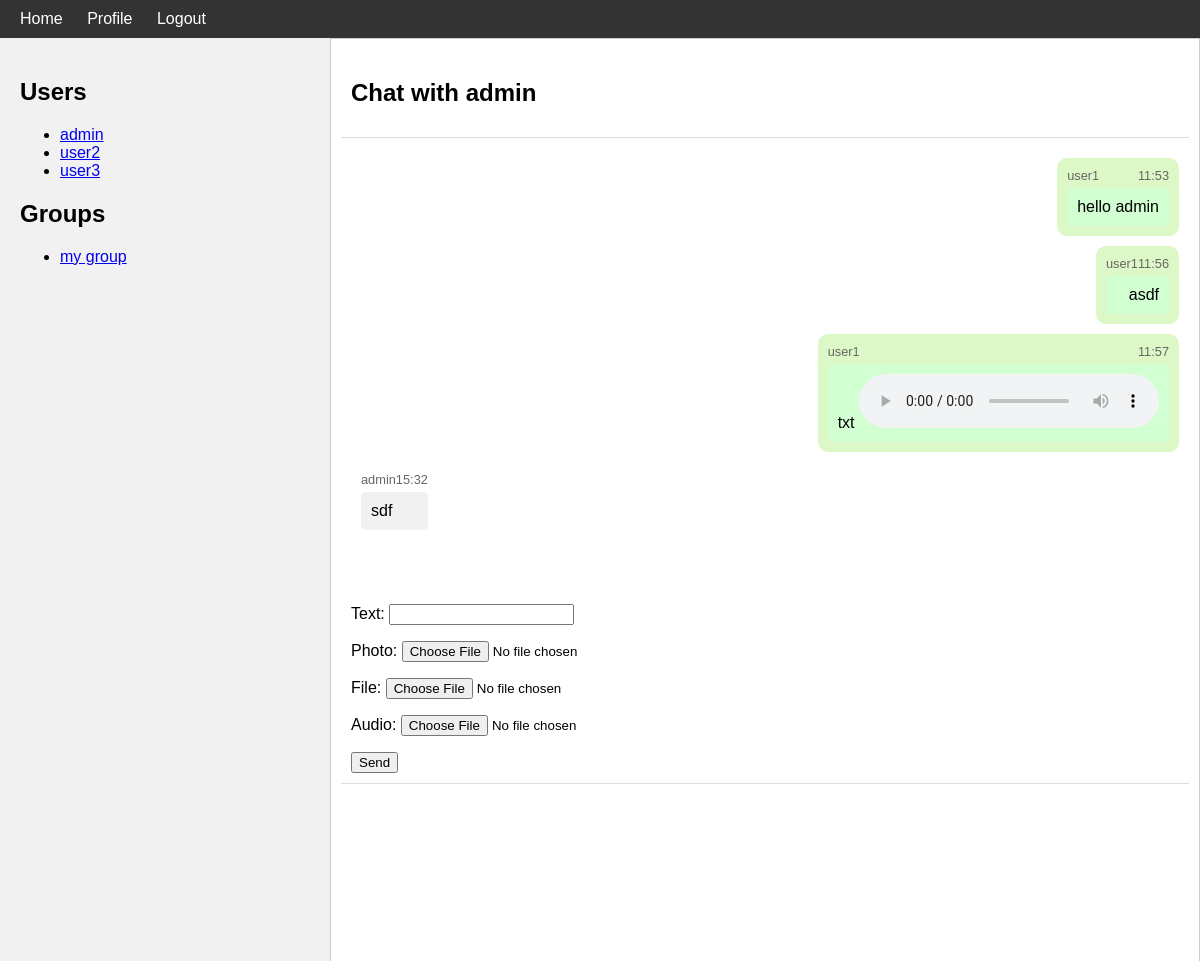
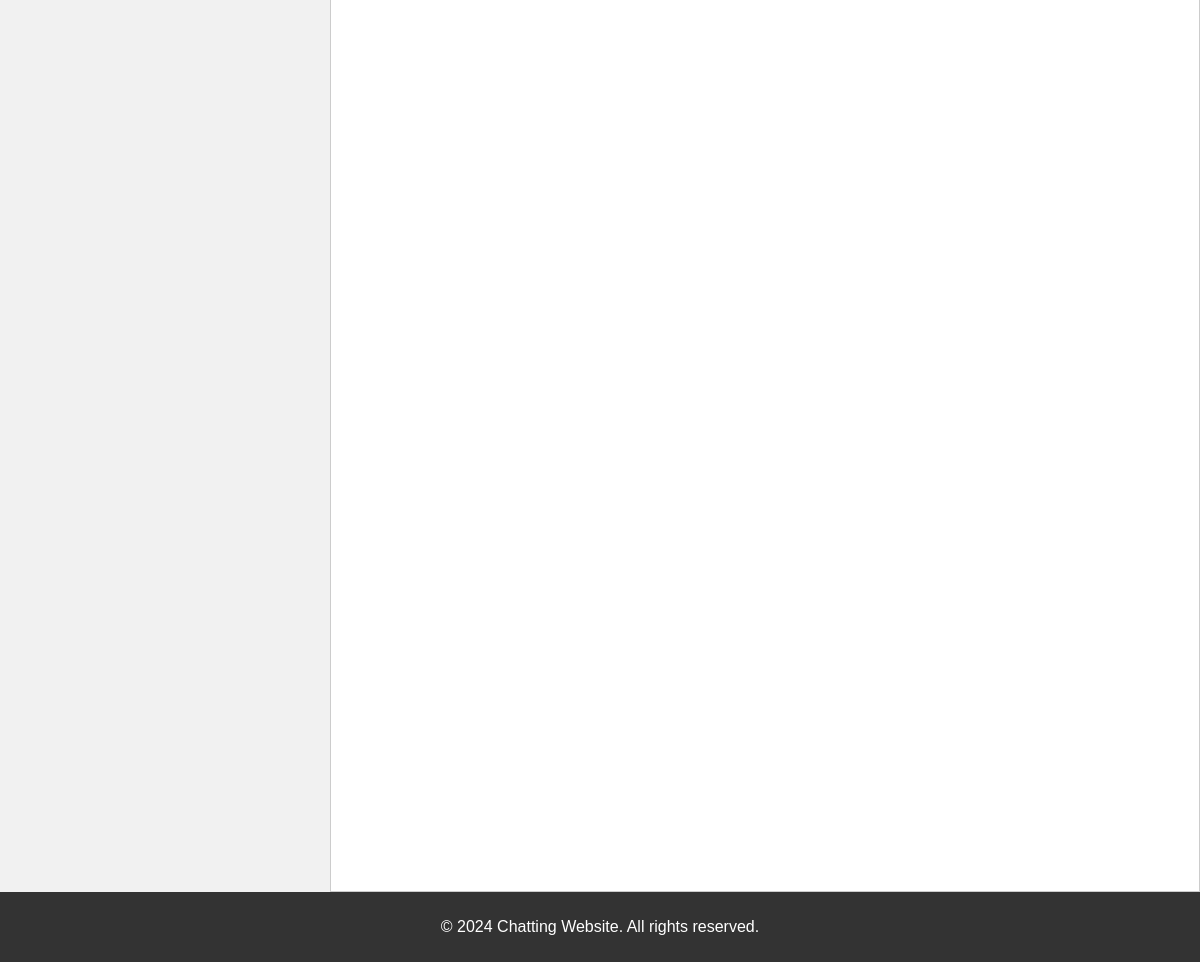
/chats/message/1/ (signed in), run on the app's committed database (2 pictures, top to bottom).
### users/models.py (models this page shows, shortened)
class User(AbstractUser):
    birth_date = models.DateField(null=True, blank=True)
    image = models.ImageField(null=True, blank=True, upload_to='users', default='default/user.png')
    class Meta:
        db_table = 'users'

### message/models.py (models this page shows, shortened)
class Group(models.Model):
    name = models.CharField(max_length=50)
    creator = models.ForeignKey(User, on_delete=models.CASCADE, related_name='created_groups')
    users = models.ManyToManyField(User, related_name='group_memberships')
    admins = models.ManyToManyField(User, related_name='admin_groups')
    messages = models.ManyToManyField(Message, related_name='group_messages')
    timestamp = models.DateTimeField(auto_now_add=True)
    last_message = models.ForeignKey(Message, on_delete=models.SET_NULL, null=True, related_name='last_message_in_group')
    class Meta:
        db_table = 'group'
        ordering = ['-timestamp']

class Message(models.Model):
    text = models.CharField(max_length=500)
    sender = models.ForeignKey(User, on_delete=models.CASCADE, related_name='sent_messages')
    receiver = models.ForeignKey(User, on_delete=models.CASCADE, related_name='received_messages')
    photo = models.ImageField(upload_to='messages/photos', blank=True, null=True)
    file = models.FileField(upload_to='messages/files', blank=True, null=True)
    audio = models.FileField(upload_to='messages/audio', blank=True, null=True)
    timestamp = models.DateTimeField(auto_now_add=True)
    seen = models.BooleanField(default=False)
    class Meta:
        db_table = 'message'
        ordering = ['-timestamp']

### message/views.py (the view, shortened to what this page needs)
# urls.py: path('message/<int:user_id>/', UserMessageView.as_view(), name='user_message_view'),
class UserMessageView(LoginRequiredMixin, View):
    template_name = 'message/user_message.html'
    form_class = MessageForm
    def get(self, request, user_id):
        user = get_object_or_404(User, id=user_id)
        if request.user == user:
            return redirect('home:home-page')  # Redirect to home or another appropriate view
        messages = Message.objects.filter(
            Q(sender=request.user) & Q(receiver=user) |
            Q(sender=user) & Q(receiver=request.user)
        ).order_by('timestamp')
        form = self.form_class()
        users = User.objects.exclude(id=request.user.id)
        groups = Group.objects.filter(users=request.user)
        return render(request, self.template_name, {
            'user': user,
            'messages': messages,
            'form': form,
            'users': users,
            'groups': groups,
        })

### message/forms.py
class MessageForm(forms.ModelForm):
    class Meta:
        model = Message
        fields = ['text', 'photo', 'file', 'audio']

### templates/message/user_message.html (shortened to what this page needs)
{% extends "base.html" %}
{% block content %}
<div class="chat-window">
    <div class="chat-header">
        <h2>Chat with {{ user.username }}</h2>
    </div>
    <div class="chat-messages">
        {% for message in messages %}
        <div class="message {% if message.sender == request.user %}sent{% else %}received{% endif %}">
            <div class="message-info">
                <span class="sender">{{ message.sender.username }}</span>
                <span class="timestamp">{{ message.timestamp|date:"H:i" }}</span>
            </div>
            <div class="message-text">
                {{ message.text }}
                {% if message.audio %}
                    <audio controls>
                        <source src="{{ message.audio.url }}" type="audio/mpeg">
                    </audio>
                {% endif %}
            </div>
        </div>
        {% endfor %}
    </div>
    <div class="chat-input">
        <form method="post" enctype="multipart/form-data">
            {{ form.as_p }}
            <button type="submit">Send</button>
        </form>
    </div>
</div>
{% endblock content %}

### templates/base.html (shortened to what this page needs)
<!DOCTYPE html>
<html lang="en">
<head>
</head>
<body>
    <nav>
        <a href="{% url 'home:home-page' %}">Home</a>
        {% if request.user.is_authenticated %}
            <a href="{% url 'users:profile' %}">Profile</a>
            <a href="{% url 'users:logout' %}">Logout</a>
        {% else %}
            <a href="{% url 'users:register' %}">Register</a>
            <a href="{% url 'users:login' %}">Login</a>
        {% endif %}
    </nav>
    <div class="container">
        <div class="sidebar">
            <h2>Users</h2>
            <ul>
                {% for user in users %}
                <li>
                    <a href="{% url 'message:user_message_view' user.id %}">{{ user.username }}</a>
                </li>
                {% endfor %}
            </ul>
            <h2>Groups</h2>
            <ul>
                {% for group in groups %}
                <li>
                    <a href="{% url 'message:group_chat' group.id %}">{{ group.name }}</a>
                </li>
                {% endfor %}
            </ul>
        </div>
        <div class="main-content">
            {% block content %}
            {% endblock content %}
        </div>
    </div>
    <footer>
        <p>&copy; 2024 Chatting Website. All rights reserved.</p>
    </footer>
</body>
</html>

### templates/base.html (style rules this page uses)
body { font-family: Arial, sans-serif; margin: 0; padding: 0; display: flex; height: 100vh; flex-direction: column; }
nav { background-color: #333; color: white; padding: 10px; }
nav a { color: white; margin: 0 10px; text-decoration: none; }
.container { display: flex; width: 100%; height: 100%; }
.sidebar { width: 25%; background-color: #f1f1f1; padding: 20px; overflow-y: auto; }
.main-content { width: 75%; display: flex; flex-direction: column; }
.chat-window { flex: 1; display: flex; flex-direction: column; border-left: 1px solid #ddd; padding: 20px; overflow-y: auto; }
.chat-header, .chat-input { padding: 10px; border-bottom: 1px solid #ddd; }
.chat-messages { flex: 1; padding: 10px; overflow-y: auto; }
.message { margin-bottom: 15px; }
.message-info { display: flex; justify-content: space-between; margin-bottom: 5px; }
.message-text { padding: 10px; border-radius: 5px; background-color: #f1f1f1; }
.message.sent .message-text { background-color: #d1ffd1; align-self: flex-end; }
.message.received .message-text { background-color: #f1f1f1; align-self: flex-start; }
footer { background-color: #333; color: white; text-align: center; padding: 10px 0; }

### templates/message/user_message.html (style rules this page uses)
.chat-window { border: 1px solid #ccc; padding: 10px; }
.chat-messages { max-height: 400px; overflow-y: auto; margin-bottom: 10px; }
.message { margin: 10px 0; padding: 10px; border-radius: 10px; width: fit-content; max-width: 60%; }
.message.sent { background-color: #dcf8c6; margin-left: auto; text-align: right; }
.message.received { background-color: #fff; margin-right: auto; }
.message-info { font-size: 0.8em; color: #666; }
.message-text { margin-top: 5px; }
.chat-input { margin-top: 10px; }

### data on the page
User: username "admin"
User: username "user2"
User: username "user3"
Group: name "my group"
Message: sender.username "user1", timestamp "11:53", text "hello admin"
Message: sender.username "user1", timestamp "11:56", text "asdf"
Message: sender.username "user1", timestamp "11:57", text "txt"
Message: sender.username "admin", timestamp "15:32", text "sdf"
